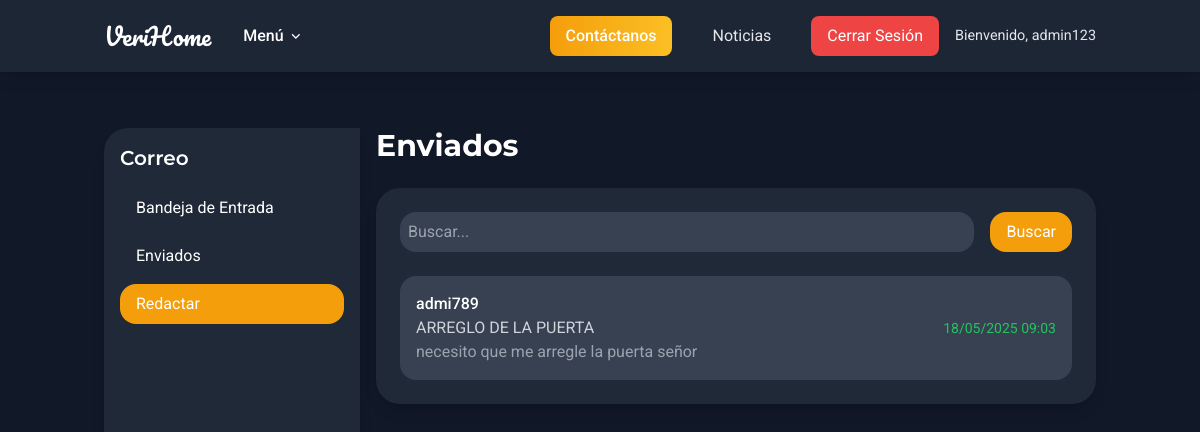
Page /messaging/sent/ (signed in) on the committed database.
### src/apps/real_estate_auth/models.py (models this page shows, shortened)
class CustomUser(AbstractUser):
    PROFILE_CHOICES = (
        ("arrendador", "Arrendador"),
        ("arrendatario", "Arrendatario"),
        ("prestador", "Prestador de Servicios"),
    )
    name = models.CharField(
        _("nombre completo"), max_length=255, help_text=_("Ingrese su nombre completo")
    )
    email = models.EmailField(
        _("correo electrónico"),
        unique=True,
        error_messages={"unique": _("Este correo electrónico ya está registrado.")},
    )
    profile_type = models.CharField(
        _("tipo de perfil"),
        max_length=20,
        choices=PROFILE_CHOICES,
        default="arrendatario",
        help_text=_("Seleccione su rol en la plataforma"),
    )
    phone_number = models.CharField(
        _("teléfono"),
        max_length=20,
        blank=True,
        null=True,
        help_text=_("Número de contacto opcional"),
    )
    profile_picture = models.ImageField(
        _("foto de perfil"),
        upload_to="profile_pics/",
        blank=True,
        null=True,
        help_text=_("Suba una imagen para su perfil"),
    )
    interview_code = models.CharField(
        _("código de entrevista"),
        max_length=10,
        blank=True,
        null=True,
        unique=True,
        help_text=_("Código asignado durante la entrevista por el administrador"),
    )
    rating = models.PositiveSmallIntegerField(
        _("calificación inicial"),
        default=0,
        help_text=_("Calificación de 1 a 5 asignada por el administrador"),
    )
    resume = models.TextField(
        _("hoja de vida"),
        blank=True,
        null=True,
        help_text=_("Información de la hoja de vida"),
    )
    REQUIRED_FIELDS = ["email", "name", "profile_type"]  # Campos obligatorios
    class Meta:
        verbose_name = _("usuario")
        verbose_name_plural = _("usuarios")
        ordering = ["-date_joined"]

### src/apps/messaging/models.py (models this page shows, shortened)
class Message(models.Model):
    sender = models.ForeignKey(
        User, related_name="sent_messages", on_delete=models.CASCADE
    )
    recipient = models.ForeignKey(
        User, related_name="received_messages", on_delete=models.CASCADE
    )
    contract = models.ForeignKey(
        "real_estate_auth.Contract",
        on_delete=models.SET_NULL,
        null=True,
        blank=True,
        related_name="messages",
    )  # Uso de string para evitar importación circular
    subject = models.CharField(max_length=255)
    body = models.TextField()
    created_at = models.DateTimeField(auto_now_add=True)
    is_read = models.BooleanField(default=False)
    is_deleted_by_sender = models.BooleanField(default=False)
    is_deleted_by_recipient = models.BooleanField(default=False)
    class Meta:
        ordering = ["-created_at"]

### src/apps/messaging/views.py (the view)
# urls.py: path("sent/", views.sent, name="sent"),  # Bandeja de enviados
@login_required
def sent(request):
    sent_messages = Message.objects.filter(
        sender=request.user, is_deleted_by_sender=False
    )
    search_query = request.GET.get("search", "")
    if search_query:
        sent_messages = sent_messages.filter(
            Q(recipient__username__icontains=search_query)
            | Q(subject__icontains=search_query)
            | Q(body__icontains=search_query)
        )
    return render(
        request,
        "messaging/sent.html",
        {
            "sent_messages": sent_messages,
            "search_query": search_query,
        },
    )

### templates/messaging/sent.html (shortened to what this page needs)
{% extends 'base.html' %}
{% block content %}
<div class="container mx-auto px-4 py-8">
    <div class="flex h-screen">
        <div class="w-64 bg-gray-800 p-4 rounded-l-2xl shadow-lg">
            <h2 class="text-xl font-semibold text-white montserrat mb-4">Correo</h2>
            <ul class="space-y-2">
                <li><a href="{% url 'inbox' %}" class="block text-white hover:bg-amber-500 hover:text-white px-4 py-2 rounded-lg">Bandeja de Entrada</a></li>
                <li><a href="{% url 'sent' %}" class="block text-white hover:bg-amber-500 hover:text-white px-4 py-2 rounded-lg">Enviados</a></li>
                <li><a href="{% url 'compose' %}" class="block text-white bg-amber-500 hover:bg-amber-600 px-4 py-2 rounded-lg mt-2">Redactar</a></li>
            </ul>
        </div>
        <div class="flex-1 ml-4">
            <h1 class="text-3xl font-bold text-white montserrat mb-6">Enviados</h1>
            <div class="bg-gray-800 p-6 rounded-2xl shadow-lg">
                <form method="get" class="mb-6">
                    <div class="flex items-center space-x-4">
                        <input type="text" name="search" value="{{ search_query }}" placeholder="Buscar..." class="w-full p-2 rounded-lg bg-gray-700 text-white">
                        <button type="submit" class="bg-amber-500 text-white px-4 py-2 rounded-lg hover:bg-amber-600">Buscar</button>
                    </div>
                </form>
                {% if sent_messages %}
                    <div class="space-y-2">
                        {% for message in sent_messages %}
                            <a href="{% url 'view_message' message.id %}" class="block bg-gray-700 p-4 rounded-lg hover:bg-gray-600 transition-colors flex justify-between items-center">
                                <div>
                                    <p class="text-white font-medium">{{ message.recipient.username }}</p>
                                    <p class="text-gray-300">{{ message.subject }}</p>
                                    <p class="text-gray-400 truncate">{{ message.body|truncatewords:10 }}</p>
                                </div>
                                <span class="text-sm {% if message.is_read %}text-green-500{% else %}text-amber-700{% endif %}">
                                    {{ message.created_at|date:'d/m/Y H:i' }}
                                </span>
                            </a>
                        {% endfor %}
                    </div>
                {% else %}
                    <p class="text-gray-400 text-center">No has enviado correos.</p>
                {% endif %}
            </div>
        </div>
    </div>
</div>
{% endblock %}

### templates/base.html (shortened to what this page needs)
<!DOCTYPE html>
<html lang="es">
<head>
    <script src="https://cdn.tailwindcss.com/3.4.16"></script>
    <link rel="stylesheet" href="https://cdnjs.cloudflare.com/ajax/libs/remixicon/4.6.0/remixicon.min.css">
</head>
<body>
    <nav class="fixed top-0 left-0 w-full bg-gray-800 bg-opacity-90 z-50 shadow-lg">
        <div class="container mx-auto px-4 py-3 flex items-center justify-between">
            <div class="flex items-center space-x-4">
                <a href="{% url 'home' %}" class="text-white font-['Pacifico'] text-2xl">VeriHome</a>
                <div class="dropdown-container" id="dropdown-container">
                    <button class="text-white px-4 py-2 font-medium flex items-center" id="dropdown-button">
                        Menú <i class="ri-arrow-down-s-line ml-1"></i>
                    </button>
                </div>
            </div>
            <div class="nav-right">
                <a href="{% url 'contact' %}" class="bg-gradient-to-r from-primary to-amber-400 text-white px-4 py-2 rounded-button font-medium hover:from-amber-600 hover:to-amber-500 transition-all duration-300 whitespace-nowrap">Contáctanos</a>
                <a href="{% url 'news' %}" class="dropdown-item">Noticias</a>
                {% if user.is_authenticated %}
                    <a href="{% url 'logout' %}" class="logout-btn">Cerrar Sesión</a>
                    <span class="welcome-text">Bienvenido, {{ user.username }}</span>
                {% endif %}
            </div>
        </div>
    </nav>
    <div class="content min-h-screen pt-24 pb-20">
        {% block content %}
        {% endblock %}
    </div>
</body>
</html>

### templates/base.html (style rules this page uses)
:where([class^="ri-"])::before { content: "\f3c2"; }
body { font-family: 'Roboto', sans-serif; background-color: #111827; color: #E5E7EB; overflow-x: hidden; }
.montserrat { font-family: 'Montserrat', sans-serif; }
.dropdown-container { position: relative; }
.dropdown-item { padding: 0.75rem 1.5rem; color: #E5E7EB; font-size: 1rem; transition: background-color 0.3s ease, color 0.3s ease; display: block; white-space: nowrap; }
.nav-right { display: flex; align-items: center; gap: 1rem; }
.logout-btn { background-color: #EF4444; color: white; padding: 0.5rem 1rem; border-radius: 8px; transition: background-color 0.3s ease; }
.welcome-text { font-size: 0.9rem; color: #E5E7EB; }

### rows in the picture
CustomUser: username "admin123"
Message: recipient.username "admi789", subject "ARREGLO DE LA PUERTA", body "necesito que me arregle la puerta señor", created_at "18/05/2025 09:03"
